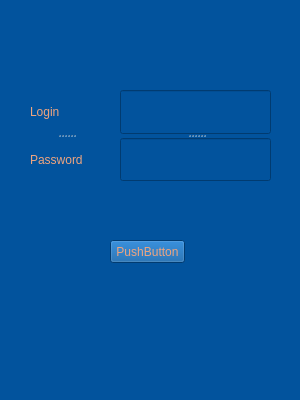
<?xml version="1.0" encoding="UTF-8"?>
<ui version="4.0">
 <class>Form</class>
 <widget class="QWidget" name="Form">
  <property name="geometry">
   <rect>
    <x>0</x>
    <y>0</y>
    <width>300</width>
    <height>400</height>
   </rect>
  </property>
  <property name="windowTitle">
   <string>Form</string>
  </property>
  <property name="styleSheet">
   <string notr="true">background-color: rgb(2, 83, 157)</string>
  </property>
  <widget class="QPushButton" name="pushButton">
   <property name="geometry">
    <rect>
     <x>110</x>
     <y>240</y>
     <width>75</width>
     <height>23</height>
    </rect>
   </property>
   <property name="styleSheet">
    <string notr="true">color: rgb(238, 164, 127)</string>
   </property>
   <property name="text">
    <string>PushButton</string>
   </property>
  </widget>
  <widget class="QSplitter" name="splitter">
   <property name="geometry">
    <rect>
     <x>30</x>
     <y>90</y>
     <width>71</width>
     <height>91</height>
    </rect>
   </property>
   <property name="orientation">
    <enum>Qt::Vertical</enum>
   </property>
   <widget class="QLabel" name="lbLogin">
    <property name="styleSheet">
     <string notr="true">color: rgb(238, 164, 127)</string>
    </property>
    <property name="text">
     <string>Login</string>
    </property>
   </widget>
   <widget class="QLabel" name="lbPassword">
    <property name="styleSheet">
     <string notr="true">color: rgb(238, 164, 127)</string>
    </property>
    <property name="text">
     <string>Password</string>
    </property>
   </widget>
  </widget>
  <widget class="QSplitter" name="splitter_2">
   <property name="geometry">
    <rect>
     <x>120</x>
     <y>90</y>
     <width>151</width>
     <height>91</height>
    </rect>
   </property>
   <property name="orientation">
    <enum>Qt::Vertical</enum>
   </property>
   <widget class="QLineEdit" name="leLogin">
    <property name="styleSheet">
     <string notr="true">color: rgb(238, 164, 127)</string>
    </property>
   </widget>
   <widget class="QLineEdit" name="lePassword">
    <property name="styleSheet">
     <string notr="true">color: rgb(238, 164, 127)</string>
    </property>
   </widget>
  </widget>
 </widget>
 <resources/>
 <connections/>
</ui>
